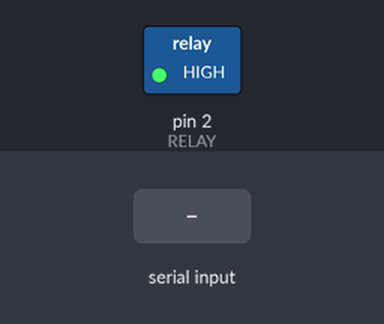
The sketch below on a simulated Arduino Uno, built with avr-gcc and run on an emulated ATmega328P. Parts: switched loads named in the sketch (green lamp = pin HIGH). The inputs (shaded band) are chosen by the test bench.

Above: at 1.2 s.
1.3 s: "1" received over Serial
Timing chart, 0 to 4.3 s (numbered marks = the images above; inputs shaded):
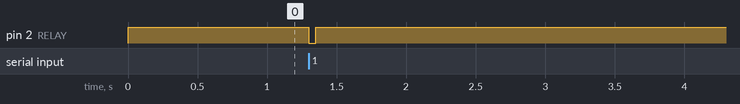

The sketch:

arduino.ino
```cpp
const int RELAY = 2;

void setup() {
  pinMode(RELAY, OUTPUT);       // Enable for OUTPUT
  digitalWrite(RELAY, HIGH);    // Relay is open on HIGH
  Serial.begin(9600);           // Wait for serial messages
}

void loop() {
  if (Serial.available() > 0) { // If a byte was sent
    Serial.read();              // Get rid of byte
    digitalWrite(RELAY, LOW);   // Close the relay
    delay(50);                  // Wait for 50 ms before opening
    digitalWrite(RELAY, HIGH);  // Open the relay
    delay(50);                  // Wait for 50 ms before processing any other bytes
  }
}
```

Measured:
- after the input at 1.3 s, pin 2 (RELAY): HIGH → LOW at once, → HIGH 0.05 s later
